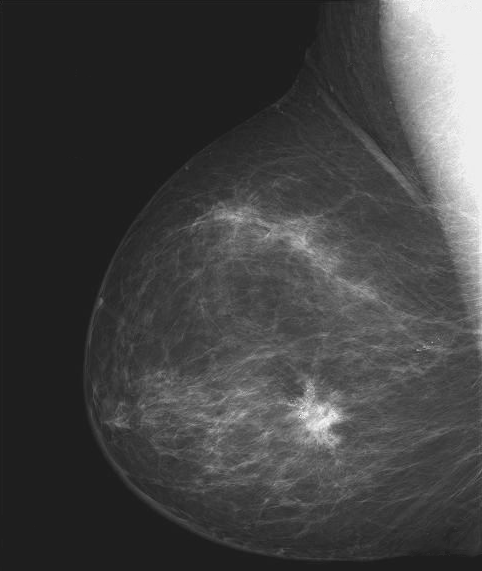
#> input picture Opencv/dataset/breast.tif, 482 x 571 px
$ python atividade3.py
#> lines starting #> are read from the running program, lines starting #| are printed output that depends on the picture
import cv2 as cv
import numpy as np
import math
import matplotlib.pyplot as plt

'''
Negativo da imagem:
a. Carregue a imagem breast.tif
b. Exiba a imagem original
c. Aplique a transformação negativo da imagem
d. Exiba o negativo da imagem

Transformação logarítmica:
f. Carregue a imagem dft.tif
h. Aplique a transformação logarítmica com c = 1 em todos os pixels da imagem (s = c log(1 + r))

Transformação de potência:
k. Carregue a imagem imagem_aerea.tif
l. Exiba a imagem original
m. Aplique as transformações de potência com c = 1 e gama igual a 3.0, 4.0 e 5.0
n. Exiba as imagens transformadas geradas
'''

breast = cv.imread('./dataset/breast.tif')
#> breast is the input picture: shape (571, 482, 3); min 21, max 255, mean 66.7
# cv.imshow('Original', breast)
# cv.waitKey(0)

breast_neg = cv.bitwise_not(breast)
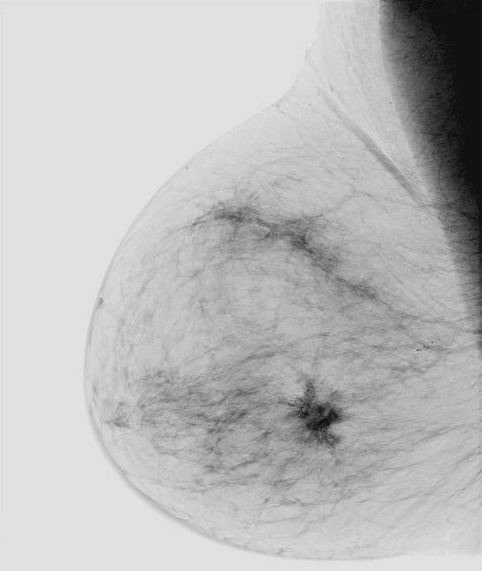
#> breast_neg: shape (571, 482, 3); min 0, max 234, mean 188.3
# cv.imshow('Negativo', breast_neg)
# cv.waitKey(0)

dft = cv.imread('./dataset/dft.tif')
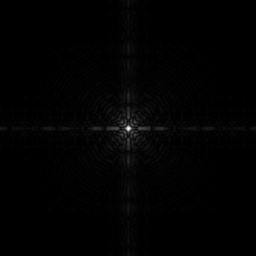
#> input picture Opencv/dataset/dft.tif, 256 x 256 px
#> dft is the input picture: shape (256, 256, 3); min 0, max 255, mean 2.1
dft_gray = cv.cvtColor(dft, cv.COLOR_BGR2GRAY)
cv.imshow('Original', dft_gray)
cv.waitKey(0)

rows, cols = dft_gray.shape
#> rows = 256; cols = 256

dft_log = np.zeros((rows, cols), dtype=np.uint8)
for row in range(rows):
    for col in range(cols):
        dft_log[row, col] = 1* math.log(1 +  dft_gray[row, col])
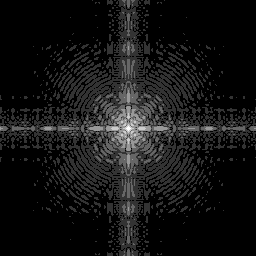
#> dft_log: shape (256, 256); min 0, max 5, mean 0.403; drawn with min black and max white

hist = cv.calcHist(dft_log, channels=[0], mask=None, histSize=[256], ranges=[0, 256])
#> hist = 256 values, max 221 at index 0, min 0 at index 3, mean 1
plt.hist(hist.ravel(), 256, [0, 256])
plt.show()
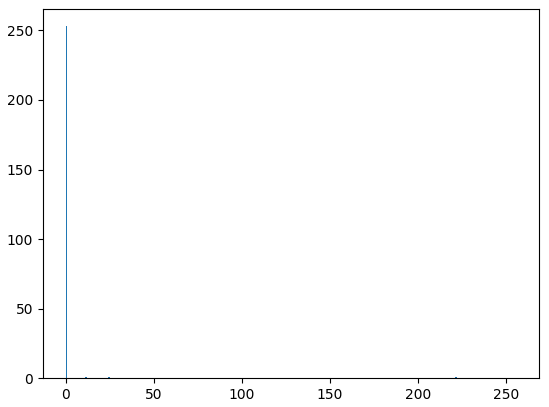
#> figure drawn by matplotlib, 1 panel; tallest bar 253 high, from x = 0 to 1
# cv.imshow('Log', dft_log)
# cv.waitKey(0)
